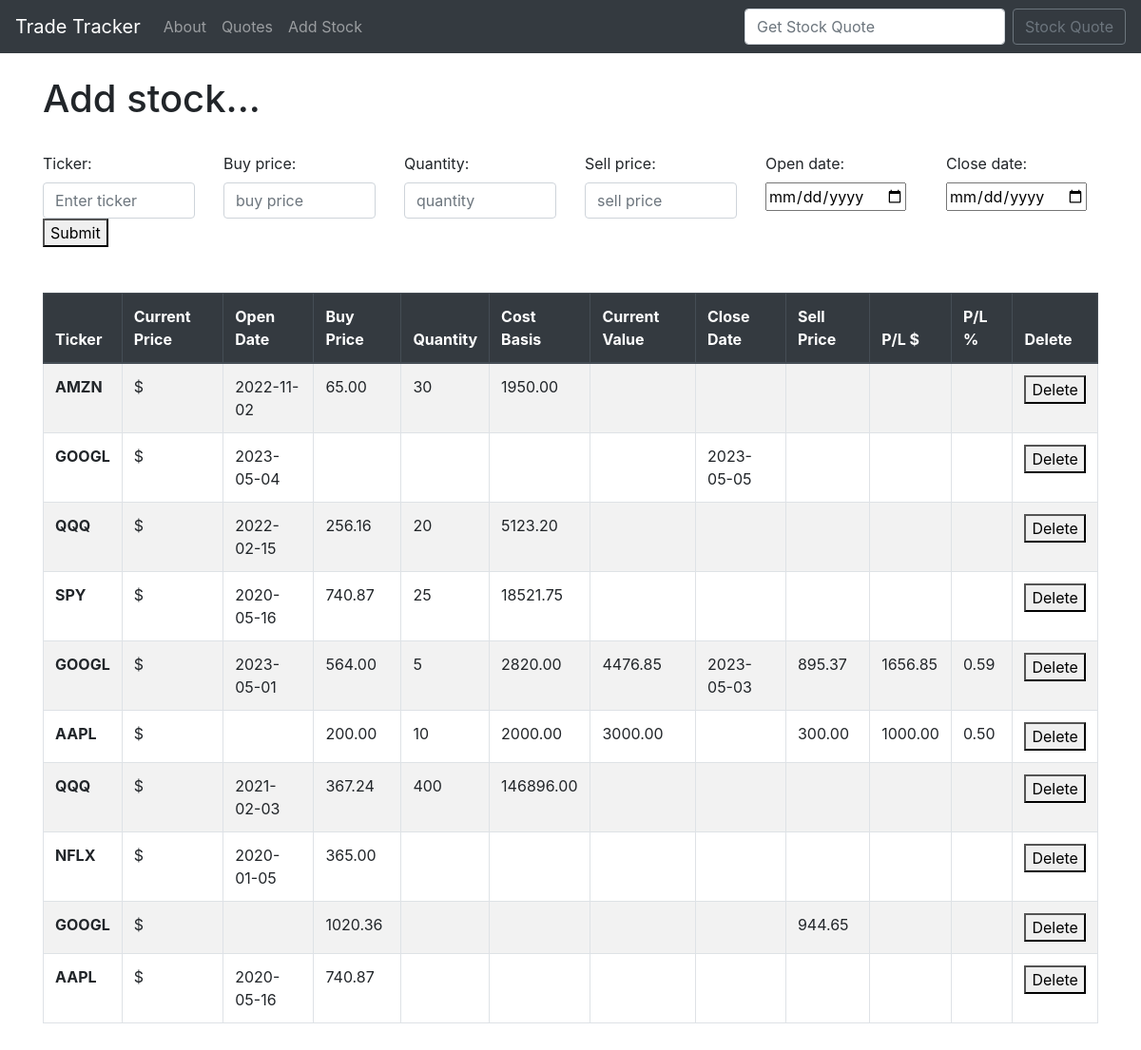
Screenshot of /add_stock.html with the database file from the repository.
### quotes/models.py (models this page shows, shortened)
class Stock(models.Model):
    ticker = models.CharField(max_length=10)
    buy_price = models.FloatField(null=True, blank=True)
    quantity = models.IntegerField(null=True, blank=True)
    sell_price = models.FloatField(null=True, blank=True)
    open_date = models.DateField(null=True, blank=True)
    close_date = models.DateField(null=True, blank=True)

### quotes/views.py (the view)
# urls.py: path('add_stock.html', views.add_stock, name="add_stock"),
def add_stock(request):
    if request.method == 'POST':
        form = StockForm(request.POST or None)
        ticker = form['ticker'].value()
        if form.is_valid() and check_ticker(ticker):
            form.save()
            messages.success(request, ("Stock has been added!"))
            return redirect('add_stock')
        else:
            messages.success(request, ("Something went wrong..."))
            return redirect('add_stock')
    else:
        form = StockForm()
        data_from_database = Stock.objects.all().order_by('-id')
        combined_data = []
        for item in data_from_database:
            ticker = item.ticker
            stock_id = item.id
            buy_price = item.buy_price
            sell_price = item.sell_price
            quantity = item.quantity
            open_date = item.open_date
            close_date = item.close_date
            key = 'latestPrice'
            latest_price = get_latest(ticker, key)
            current_value = get_current_value(sell_price, latest_price, quantity)
            cost_basis = get_cost_basis(buy_price, quantity)
            profit_loss_dollars = get_profit_loss_dollars(current_value, cost_basis)
            profit_loss_percent = get_profit_loss_percent(current_value, cost_basis)
            combined_data.append({
                'ticker': ticker,
                'latest_price': latest_price,
                'stock_id': stock_id,
                'buy_price': buy_price,
                'sell_price': sell_price,
                'quantity': quantity,
                'cost_basis': cost_basis,
                'current_value': current_value,
                'profit_loss_dollars': profit_loss_dollars,
                'profit_loss_percent': profit_loss_percent,
                'open_date': open_date,
                'close_date': close_date
            })
        return render(request, 'add_stock.html', {'form': form, 'data': combined_data})

### quotes/forms.py
class StockForm(forms.ModelForm):
    ticker = forms.CharField(widget=forms.TextInput(attrs={'class': 'form-control', 'placeholder': "Enter ticker"}))
    buy_price = forms.FloatField(required=False, widget=forms.NumberInput(attrs={'class': 'form-control', 'placeholder': "buy price"}))
    quantity = forms.IntegerField(required=False, widget=forms.NumberInput(attrs={'class': 'form-control', 'placeholder': "quantity"}))
    sell_price = forms.FloatField(required=False, widget=forms.NumberInput(attrs={'class': 'form-control', 'placeholder': "sell price"}))
    open_date = forms.DateField(required=False, widget=forms.DateInput(attrs={'type': 'date'}))
    close_date = forms.DateField(required=False, widget=forms.DateInput(attrs={'type': 'date'}))
    class Meta:
        model = Stock
        fields = ['ticker', 'buy_price', 'quantity', 'sell_price', 'open_date', 'close_date']

### quotes/views.py (called while the page is built)
def get_profit_loss_dollars(current_value, cost_basis):
    try:
        profit_loss_dollars = current_value - cost_basis
        return round(profit_loss_dollars, 2)
    except TypeError:
        return None

def get_profit_loss_percent(current_value, cost_basis):
    try:
        profit_loss_percent = current_value / cost_basis - 1
        return round(profit_loss_percent, 2)
    except TypeError:
        return None

def get_current_value(sell_price, latest_price, quantity):
    try:
        current_value = sell_price * quantity
    except TypeError:
        try:
            current_value = latest_price * quantity
        except TypeError:
            current_value = None
            return current_value
    return round(current_value, 2)

def get_cost_basis(buy_price, quantity):
    try:
        cost_basis = buy_price * quantity
        return round(cost_basis, 2)
    except TypeError:
        return None

def get_api(ticker):
    import requests
    import json
    api_key = config("api_key")
    try:
        response = requests.get("https://api.iex.cloud/v1/data/core/quote/" + ticker + "?token=" + api_key)
        data_from_api = json.loads(response.content)
        return data_from_api
    except Exception as e:
        print("An error occurred:", str(e))
        return []

def get_latest(ticker, key):
    data_from_api = get_api(ticker)
    if isinstance(data_from_api, list) and len(data_from_api) > 0:
        api_data_item = data_from_api[0]
        latest = api_data_item.get("" + key + "")
    else:
        latest = None
    return latest

### quotes/templates/add_stock.html (shortened to what this page needs)
{% extends 'base.html' %}
{% block content %}
<h1>Add stock...</h1>
<br/>
<form method="post">
    <div class="row">
        <div class="col">{{ form.ticker.label_tag }}
            {{ form.ticker }}
        </div>
        <div class="col">{{ form.buy_price.label_tag }}
            {{ form.buy_price }}
        </div>
        <div class="col">{{ form.quantity.label_tag }}
            {{ form.quantity }}
        </div>
        <div class="col">{{ form.sell_price.label_tag }}
          {{ form.sell_price }}
        </div>
        <div class="col">{{ form.open_date.label_tag }}
          {{ form.open_date }}
        </div>
        <div class="col">{{ form.close_date.label_tag }}
          {{ form.close_date }}
        </div>
    </div>
  <button type="submit">Submit</button>
</form>
<br/>
<br/>
<table class="table table-striped table-bordered table-hover">
  <thead class="thead-dark">
    <tr>
      <th scope="col">Ticker</th>
      <th scope="col">Current Price</th>
      <th scope="col">Open Date</th>
      <th scope="col">Buy Price</th>
      <th scope="col">Quantity</th>
      <th scope="col">Cost Basis</th>
      <th scope="col">Current Value</th>
      <th scope="col">Close Date</th>
      <th scope="col">Sell Price</th>
      <th scope="col">P/L $</th>
      <th scope="col">P/L %</th>
      <th scope="col">Delete</th>
    </tr>
  </thead>
  <tbody>
    {% if data %}
      {% for item in data %}
          <tr>
            <th scope="row">{{ item.ticker|upper }}</th>
            <td>${{ item.latest_price|floatformat:2 }}</td>
            <td>{{ item.open_date|date:"Y-m-d" }}</td>
            <td>{{ item.buy_price|floatformat:2 }}</td>
            <td>{{ item.quantity|floatformat:0 }}</td>
            <td>{{ item.cost_basis|floatformat:2 }}</td>
            <td>{{ item.current_value|floatformat:2 }}</td>
            <td>{{ item.close_date|date:"Y-m-d" }}</td>
            <td>{{ item.sell_price|floatformat:2 }}</td>
            <td>{{ item.profit_loss_dollars|floatformat:2 }}</td>
            <td>{{ item.profit_loss_percent|floatformat:2 }}</td>
            <td>
              <form method="post" action="{% url 'delete_row' item.stock_id %}">
              <button type="submit">Delete</button>
              </form>
            </td>
          </tr>
      {% endfor %}
    {% endif %}
  </tbody>
</table>
<br/><br/>
{% endblock %}

### rows the page displays
Stock: ticker "AMZN", open_date "2022-11-02", buy_price "65.00"
Stock: ticker "GOOGL", open_date "2023-05-04", close_date "2023-05-05"
Stock: ticker "QQQ", open_date "2022-02-15", buy_price "256.16"
Stock: ticker "SPY", open_date "2020-05-16", buy_price "740.87"
Stock: ticker "GOOGL", open_date "2023-05-01", buy_price "564.00", close_date "2023-05-03", sell_price "895.37"
Stock: ticker "AAPL", buy_price "200.00", sell_price "300.00"
Stock: ticker "QQQ", open_date "2021-02-03", buy_price "367.24"
Stock: ticker "NFLX", open_date "2020-01-05", buy_price "365.00"
Stock: ticker "GOOGL", buy_price "1020.36", sell_price "944.65"
Stock: ticker "AAPL", open_date "2020-05-16", buy_price "740.87"

### other values shown
{{ item.quantity|floatformat:0 }} "30" "20" "25" "5" "10" "400"
{{ item.cost_basis|floatformat:2 }} "1950.00" "5123.20" "18521.75" "2820.00" "2000.00" "146896.00"
{{ item.current_value|floatformat:2 }} "4476.85" "3000.00"
{{ item.profit_loss_dollars|floatformat:2 }} "1656.85" "1000.00"
{{ item.profit_loss_percent|floatformat:2 }} "0.59" "0.50"
